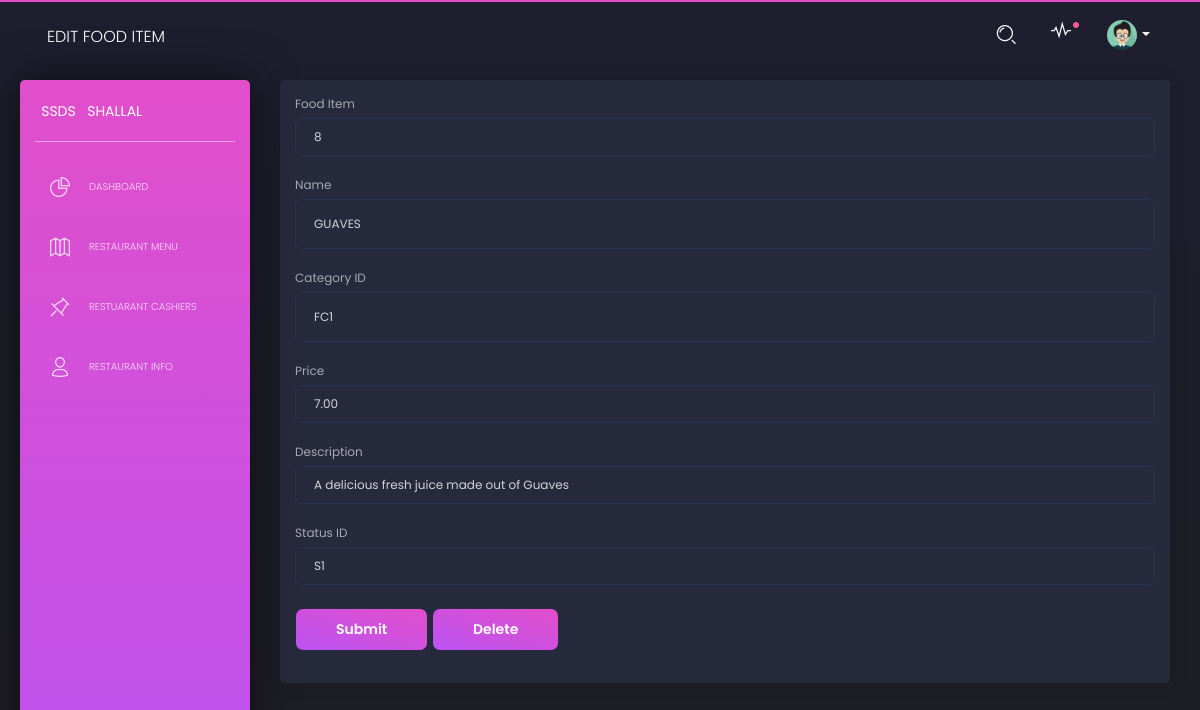
/fooditems/8, run on an earlier commit of the app's database.
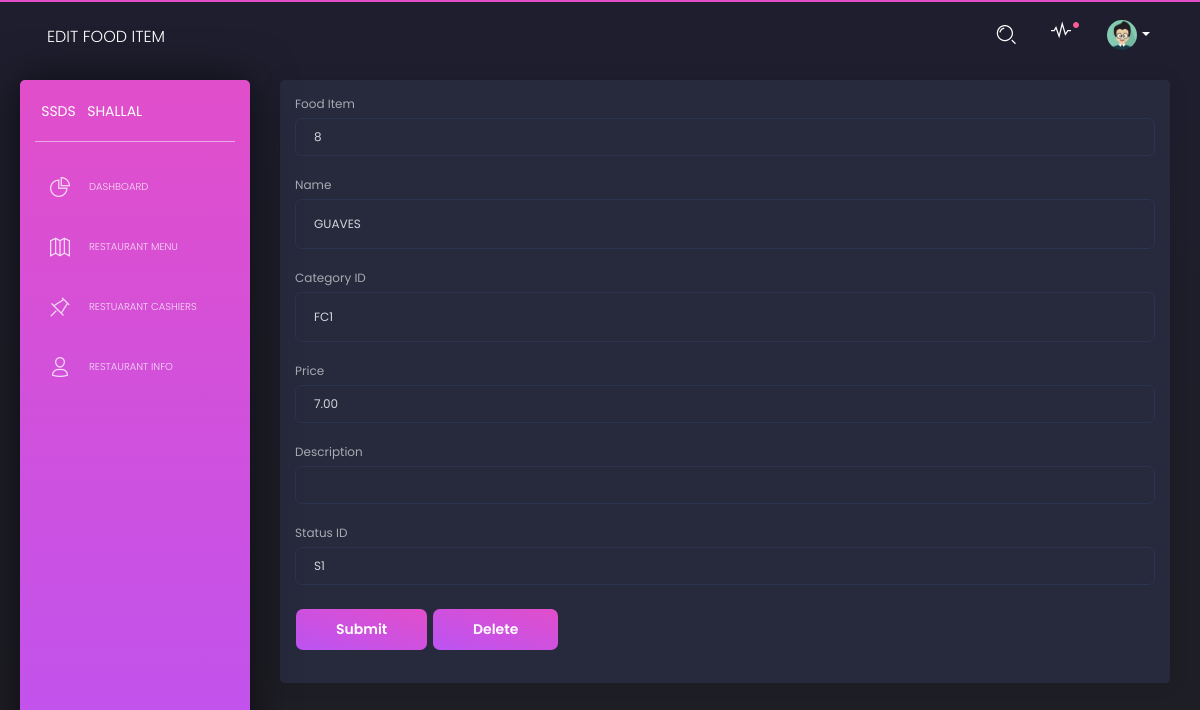
And on a later commit of the database.
### database_setup.py (models this page shows)
class FoodItem(Base):
    __tablename__='fooditem'
    fid=Column(Integer, primary_key=True,nullable=False)
    name = Column(String(80), nullable=False)
    cfid=Column(String(10),ForeignKey("foodcategory.cfid"),nullable=False)
    price=Column(DECIMAL(5,2))
    stsid=Column(String(10),ForeignKey("status.stsid"),nullable=False)
    description=Column(String(225))

### ssds.py (the view, shortened to what this page needs)
@app.route('/fooditems/<int:fooditem_id>',
           methods=['GET', 'POST'])
def editFoodItem(fooditem_id):
    foodItem = session.query(FoodItem).filter_by(fid=fooditem_id).first()
    if request.method == 'POST' and request.form['submit_button'] == 'delete':
        session.delete(foodItem)
        session.commit()
        return redirect(url_for('showDashboard'))
    else:
        return render_template('editFoodItem.html',
                               foodItem=foodItem)

### templates/editFoodItem.html (shortened to what this page needs)
<html lang="en" class="perfect-scrollbar-on"><head>
    <link href="https://use.fontawesome.com/releases/v5.0.6/css/all.css" rel="stylesheet">
    <link href="{{ url_for('static', filename='assets/css/nucleo-icons.css') }}" rel="stylesheet">
    <link href="{{ url_for('static', filename='assets/css/black-dashboard.css') }}" rel="stylesheet">
    <link href="{{ url_for('static', filename='assets/demo/demo.css') }}" rel="stylesheet">
</head>
  <body class="">
    <div class="wrapper">
      <div class="sidebar">
        <div class="sidebar-wrapper ps">
          <div class="logo">
            <a href="javascript:void(0)" class="simple-text logo-mini">
              SSDS
            </a>
            <a href="javascript:void(0)" class="simple-text logo-normal">
              Shallal
            </a>
          </div>
          <ul class="nav">
            <li class="">
              <a href="{{url_for('showDashboard') }}">
                <i class="tim-icons icon-chart-pie-36"></i>
                <p>Dashboard</p>
              </a>
            </li>
            <li>
              <a href="{{url_for('showRestaurantMenu') }}">
                <i class="tim-icons icon-map-big
  "></i>
                <p>Restaurant Menu</p>
              </a>
            </li>
            <li>
                <a href="/Cashiers">
                  <i class="tim-icons icon-pin"></i>
                  <p>Restuarant Cashiers</p>
                </a>
            </li>
            <li>
              <a href="./user.html">
                <i class="tim-icons icon-single-02"></i>
                <p>Restaurant Info</p>
              </a>
            </li>
          </ul>
        </div>
      </div>
      <div class="main-panel ps">
        <nav class="navbar navbar-expand-lg navbar-absolute navbar-transparent">
          <div class="container-fluid">
            <div class="navbar-wrapper">
              <a class="navbar-brand" href="javascript:void(0)">Edit Food Item</a>
            </div>
            <div class="collapse navbar-collapse" id="navigation">
              <ul class="navbar-nav ml-auto">
                <li class="search-bar input-group">
                  <button class="btn btn-link" id="search-button" data-toggle="modal" data-target="#searchModal"><i class="tim-icons icon-zoom-split"></i>
                  </button>
                </li>
                <li class="dropdown nav-item">
                  <a href="javascript:void(0)" class="dropdown-toggle nav-link" data-toggle="dropdown">
                    <div class="notification d-none d-lg-block d-xl-block"></div>
                    <i class="tim-icons icon-sound-wave"></i>
                  </a>
                </li>
                <li class="dropdown nav-item">
                  <a href="#" class="dropdown-toggle nav-link" data-toggle="dropdown">
                    <div class="photo">
                      <img src="{{ url_for('static', filename='assets/img/anime3.png') }}" alt="Profile Photo">
                    </div>
                    <b class="caret d-none d-lg-block d-xl-block"></b>
                  </a>
                </li>
              </ul>
            </div>
          </div>
        </nav>
        <div class="content">
        <div class="card">
          <div class ="card-body">
            <form action="#" method="post">
                <div class="form-group">
                    <label for="fid">Food Item</label>
                    <input type="Name" class="form-control" name="fid"  value="{{foodItem.fid}}">
                  </div>
                  <div class="form-group">
                      <label for="name">Name</label>
                      <input style="height:50px;" type="Description" class="form-control" name="name"  value="{{foodItem.name}}">
                    </div>
                    <div class="form-group">
                      <label for="cfid">Category ID</label>
                      <input style="height:50px"  class="form-control" name="cfid" value="{{foodItem.cfid}}"">
                    </div>
                    <div class="form-group">
                      <label for="price">Price</label>
                      <input type="stsid" class="form-control" name="price"  value="{{foodItem.price}}">
                      <div class="form-group">
                          <label for="description">Description</label>
                        <input type="description" class="form-control" name="description"  value="{{foodItem.description}}">
                    </div>
                    <div class="form-group">
                        <label for="stsid">Status ID</label>
                        <input type="stsid" class="form-control" name="stsid"  value="{{foodItem.stsid}}">
                        <button type="submit" name ="submit_button" value ="submit"class="btn btn-primary">Submit</button>
                        <button type="submit" name ="submit_button" value= "delete"class="btn btn-primary">Delete</button>
            </form>
          </div>
        </div>
            </div>
  </div></div></body></html>

What changed in the data, as far as the page shows it:
changed FoodItem "GUAVES": description "A delicious fresh juice made out of Guaves" → (not shown)
